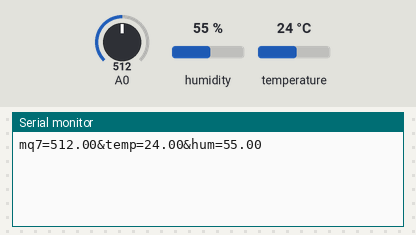
The sketch below on a simulated Arduino Uno, built with avr-gcc and run on an emulated ATmega328P. Shown: the last lines printed to the serial monitor. The test bench sets the inputs (shaded band); at power-on: humidity 55 %, A0 = 512, temperature 24 °C.

Above: at 1.2 s.
1.3 s: humidity set to 22 %
At 2.6 s:
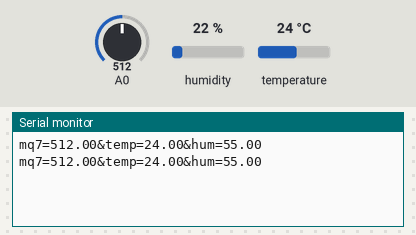
2.8 s: A0 set to 716
At 3.8 s:
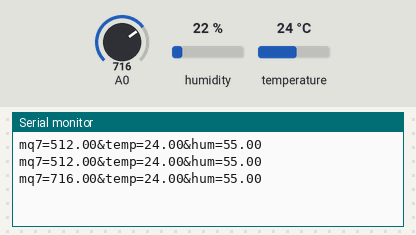
4.3 s: temperature set to 12 °C
At 5.6 s:
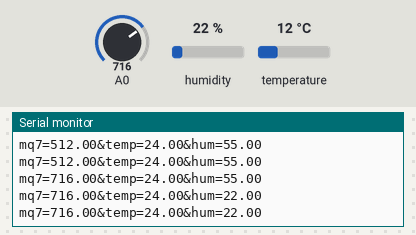
5.8 s: A0 set to 900
At 6.4 s:
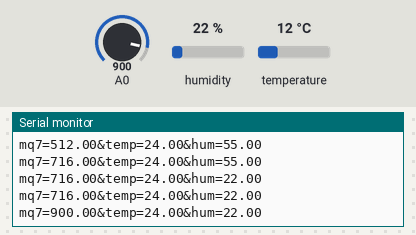
7.3 s: humidity set to 40 %
At 8.8 s:
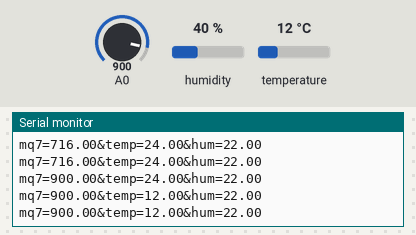
Timing chart, 0 to 9.8 s (numbered marks = the images above; inputs shaded):
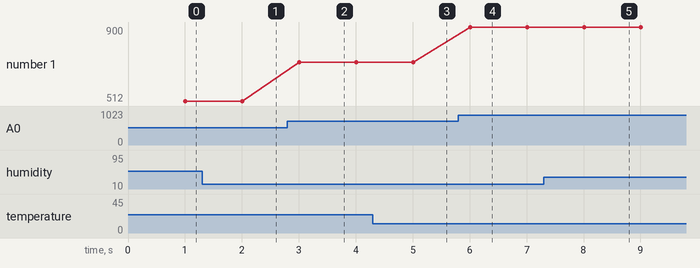

Measured:
- after the input at 2.8 s, the serial monitor: prints a new line after 0.20 s (image 2)
- after the input at 5.8 s, the serial monitor: prints a new line after 0.21 s (image 4)
- plotted number 1: 512 → 716 after the input at 2.8 s, 716 → 900 after the input at 5.8 s

The sketch:

Principal.ino
```cpp
#include "DHT.h"
#define DHTPIN 2     // what pin we're connected to
#define DHTTYPE DHT22
DHT dht(DHTPIN, DHTTYPE);

//TODO: Agregar los numeros de pines correctos
int heatState=0,
  servoState = 0,
  speakerState = 0,
  pinHeat,
  pinMq7,
  pinDht22,
  pinSpeaker,
  pinServo;

unsigned long time,
  lowtime=90000,
  hightime = 60000,
  lastChange,
  senseTime=1000,
  lastSense;

double mq7,
  humidity,
  temperature;

double readMQ7(){
  int m = analogRead(pinMq7);
  return m;
}
double readHumidity(){
  float h = dht.readHumidity();
  if (isnan(h)) {
    return -1;
  }
  return h;
}
double readTemp(){
  float t = dht.readTemperature();
  // Check if any reads failed and exit early (to try again).
  if (isnan(t)) {
    return -1;
  }
  return t;
}
void heater(){
  if(heatState){
     digitalWrite(pinHeat, HIGH);   // turn the LED on (HIGH is the voltage level)
     if(time-lastChange > hightime){
       heatState = !heatState;
       lastChange = time;
     }
   }
   else{
     digitalWrite(pinHeat, LOW);
     if(time-lastChange > lowtime){
       heatState = !heatState;
       lastChange = time;
     }
   }
}

void writeValues(){
    Serial.print("mq7=");
    Serial.print(mq7);
    Serial.print("&temp=");
    Serial.print(temperature);
    Serial.print("&hum=");
    Serial.println(humidity);
}

void readSensors(){
   if(time-lastSense > senseTime){
       lastSense = time;
       mq7 = readMQ7();
       humidity = readHumidity();
       temperature = readTemp();
       digitalWrite(pinSpeaker,speakerState?HIGH:LOW);
       writeValues();
   }
}

void activateServo(){
   if (Serial.available() > 0) {
      // read the incoming byte:
      servoState = Serial.read();
      if(servoState != 0)
        digitalWrite(pinServo,HIGH);
      else
        digitalWrite(pinServo, LOW);

   }
}

// the setup routine runs once when you press reset:
void setup() {
   // initialize the digital pin as an output.
   Serial.begin(9600);  //Inicializar el puerto COM
   pinMode(pinSpeaker, OUTPUT);
   pinMode(pinHeat, OUTPUT);
   pinMode(pinMq7,INPUT);
   pinMode(pinDht22,INPUT);
   pinMode(pinServo,OUTPUT);
   lastChange = millis();
   lastSense = lastChange; //uso la misma fecha
   dht.begin();
}

void loop() {
  time = millis();
  heater();
  readSensors();
  activateServo();
}
```
